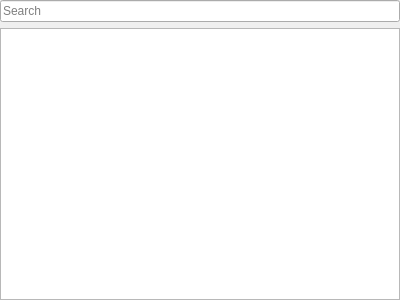
<?xml version="1.0" encoding="UTF-8"?>
<ui version="4.0">
 <class>SizeTreeMapView</class>
 <widget class="QWidget" name="SizeTreeMapView">
  <property name="geometry">
   <rect>
    <x>0</x>
    <y>0</y>
    <width>400</width>
    <height>300</height>
   </rect>
  </property>
  <layout class="QVBoxLayout" name="verticalLayout_2">
   <property name="leftMargin">
    <number>0</number>
   </property>
   <property name="topMargin">
    <number>0</number>
   </property>
   <property name="rightMargin">
    <number>0</number>
   </property>
   <property name="bottomMargin">
    <number>0</number>
   </property>
   <item>
    <widget class="QSplitter" name="splitter">
     <property name="orientation">
      <enum>Qt::Horizontal</enum>
     </property>
     <property name="childrenCollapsible">
      <bool>false</bool>
     </property>
     <widget class="QWidget" name="layoutWidget">
      <layout class="QVBoxLayout" name="verticalLayout">
       <item>
        <widget class="QLineEdit" name="searchLineEdit">
         <property name="placeholderText">
          <string>Search</string>
         </property>
         <property name="clearButtonEnabled">
          <bool>true</bool>
         </property>
        </widget>
       </item>
       <item>
        <widget class="QTreeView" name="sectionView">
         <property name="uniformRowHeights">
          <bool>true</bool>
         </property>
        </widget>
       </item>
      </layout>
     </widget>
    </widget>
   </item>
  </layout>
  <action name="actionHideDebugInformation">
   <property name="checkable">
    <bool>true</bool>
   </property>
   <property name="icon">
    <iconset theme="package_development_debugger"/>
   </property>
   <property name="text">
    <string>Hide &amp;Debug Information</string>
   </property>
   <property name="toolTip">
    <string>Do not show sections containing debug information.</string>
   </property>
  </action>
  <action name="actionColorizeSections">
   <property name="checkable">
    <bool>true</bool>
   </property>
   <property name="icon">
    <iconset theme="fill-color"/>
   </property>
   <property name="text">
    <string>Colorize &amp;Sections</string>
   </property>
   <property name="toolTip">
    <string>Vary color of sections in the size tree map.</string>
   </property>
  </action>
  <action name="actionColorizeSymbols">
   <property name="checkable">
    <bool>true</bool>
   </property>
   <property name="icon">
    <iconset theme="fill-color"/>
   </property>
   <property name="text">
    <string>Colorize S&amp;ymbols</string>
   </property>
   <property name="toolTip">
    <string>Vary the color of symbols in the size tree map.</string>
   </property>
  </action>
 </widget>
 <resources/>
 <connections/>
</ui>
